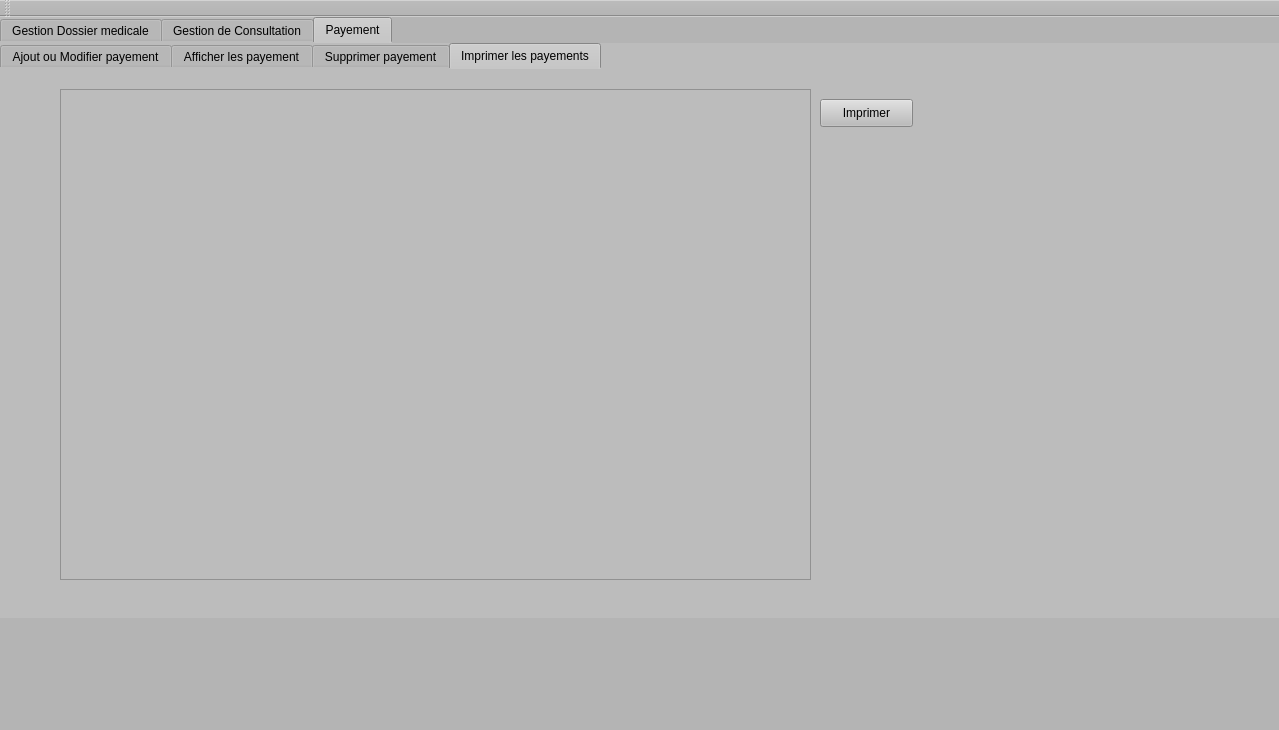
<?xml version="1.0" encoding="UTF-8"?>
<ui version="4.0">
 <class>MainWindow</class>
 <widget class="QMainWindow" name="MainWindow">
  <property name="geometry">
   <rect>
    <x>0</x>
    <y>0</y>
    <width>1279</width>
    <height>730</height>
   </rect>
  </property>
  <property name="windowTitle">
   <string>Dossier medicale</string>
  </property>
  <property name="styleSheet">
   <string notr="true">background-color: rgb(180, 180, 180);</string>
  </property>
  <widget class="QWidget" name="centralWidget">
   <widget class="QTabWidget" name="tabWidget_2">
    <property name="geometry">
     <rect>
      <x>0</x>
      <y>0</y>
      <width>1281</width>
      <height>601</height>
     </rect>
    </property>
    <property name="styleSheet">
     <string notr="true">background-color: rgb(170, 255, 255);
background-color: rgb(188, 188, 188);
border-bottom-color: rgb(11, 11, 11);
font: 9pt &quot;PT Bold Stars&quot;;</string>
    </property>
    <property name="currentIndex">
     <number>2</number>
    </property>
    <widget class="QWidget" name="tab_6">
     <attribute name="title">
      <string>Gestion Dossier medicale</string>
     </attribute>
     <widget class="QTabWidget" name="tabWidget">
      <property name="geometry">
       <rect>
        <x>0</x>
        <y>0</y>
        <width>1211</width>
        <height>661</height>
       </rect>
      </property>
      <property name="styleSheet">
       <string notr="true">background-color: rgb(170, 255, 255);
background-color: rgb(208, 208, 208);
background-color: rgb(167, 167, 167);</string>
      </property>
      <property name="currentIndex">
       <number>4</number>
      </property>
      <widget class="QWidget" name="tab">
       <attribute name="title">
        <string>Ajouter un Dossier Medicale</string>
       </attribute>
       <widget class="QGroupBox" name="groupBox_2">
        <property name="geometry">
         <rect>
          <x>80</x>
          <y>10</y>
          <width>921</width>
          <height>471</height>
         </rect>
        </property>
        <property name="title">
         <string>Ajout</string>
        </property>
        <widget class="QPushButton" name="anuuler_ajout">
         <property name="geometry">
          <rect>
           <x>350</x>
           <y>420</y>
           <width>93</width>
           <height>28</height>
          </rect>
         </property>
         <property name="text">
          <string>Annuler</string>
         </property>
        </widget>
        <widget class="QPushButton" name="pb_ajouter">
         <property name="geometry">
          <rect>
           <x>110</x>
           <y>420</y>
           <width>93</width>
           <height>28</height>
          </rect>
         </property>
         <property name="text">
          <string>Ajouter</string>
         </property>
        </widget>
        <widget class="QLabel" name="label_3">
         <property name="geometry">
          <rect>
           <x>20</x>
           <y>290</y>
           <width>81</width>
           <height>16</height>
          </rect>
         </property>
         <property name="text">
          <string>ID Patient</string>
         </property>
        </widget>
        <widget class="QDateEdit" name="le_date_ajout">
         <property name="geometry">
          <rect>
           <x>150</x>
           <y>190</y>
           <width>121</width>
           <height>22</height>
          </rect>
         </property>
        </widget>
        <widget class="QLabel" name="label_2">
         <property name="geometry">
          <rect>
           <x>10</x>
           <y>190</y>
           <width>111</width>
           <height>16</height>
          </rect>
         </property>
         <property name="text">
          <string>Date de creation</string>
         </property>
        </widget>
        <widget class="QLabel" name="label">
         <property name="geometry">
          <rect>
           <x>20</x>
           <y>80</y>
           <width>101</width>
           <height>16</height>
          </rect>
         </property>
         <property name="text">
          <string>Num dossier</string>
         </property>
        </widget>
        <widget class="QLineEdit" name="le_num">
         <property name="geometry">
          <rect>
           <x>140</x>
           <y>80</y>
           <width>151</width>
           <height>22</height>
          </rect>
         </property>
        </widget>
        <widget class="QComboBox" name="comboBox1">
         <property name="geometry">
          <rect>
           <x>130</x>
           <y>290</y>
           <width>131</width>
           <height>22</height>
          </rect>
         </property>
        </widget>
        <widget class="QPushButton" name="refrech_aj">
         <property name="geometry">
          <rect>
           <x>270</x>
           <y>290</y>
           <width>20</width>
           <height>20</height>
          </rect>
         </property>
         <property name="text">
          <string/>
         </property>
        </widget>
       </widget>
      </widget>
      <widget class="QWidget" name="tab_2">
       <attribute name="title">
        <string>Afficher les Dossier Medicales</string>
       </attribute>
       <widget class="QTableView" name="tabdossier">
        <property name="geometry">
         <rect>
          <x>10</x>
          <y>130</y>
          <width>881</width>
          <height>381</height>
         </rect>
        </property>
       </widget>
       <widget class="QLineEdit" name="lineEdit">
        <property name="geometry">
         <rect>
          <x>130</x>
          <y>50</y>
          <width>131</width>
          <height>22</height>
         </rect>
        </property>
       </widget>
       <widget class="QLabel" name="label_8">
        <property name="geometry">
         <rect>
          <x>10</x>
          <y>50</y>
          <width>101</width>
          <height>20</height>
         </rect>
        </property>
        <property name="text">
         <string>ID_Patient</string>
        </property>
       </widget>
       <widget class="QPushButton" name="rech_doc">
        <property name="geometry">
         <rect>
          <x>450</x>
          <y>20</y>
          <width>131</width>
          <height>28</height>
         </rect>
        </property>
        <property name="text">
         <string>RECHERCHE</string>
        </property>
       </widget>
       <widget class="QPushButton" name="trie_doc">
        <property name="geometry">
         <rect>
          <x>450</x>
          <y>70</y>
          <width>131</width>
          <height>28</height>
         </rect>
        </property>
        <property name="text">
         <string>TRIEE PAR NUM</string>
        </property>
       </widget>
      </widget>
      <widget class="QWidget" name="tab_3">
       <attribute name="title">
        <string>Supprimer un Dossier Medicale</string>
       </attribute>
       <widget class="QGroupBox" name="groupBox">
        <property name="geometry">
         <rect>
          <x>200</x>
          <y>70</y>
          <width>551</width>
          <height>251</height>
         </rect>
        </property>
        <property name="title">
         <string>Suppression</string>
        </property>
        <widget class="QLabel" name="label_4">
         <property name="geometry">
          <rect>
           <x>200</x>
           <y>60</y>
           <width>131</width>
           <height>16</height>
          </rect>
         </property>
         <property name="text">
          <string>Numero de dossier </string>
         </property>
        </widget>
        <widget class="QPushButton" name="pushButton_2">
         <property name="geometry">
          <rect>
           <x>220</x>
           <y>180</y>
           <width>93</width>
           <height>28</height>
          </rect>
         </property>
         <property name="text">
          <string>Supprimer</string>
         </property>
        </widget>
        <widget class="QComboBox" name="com">
         <property name="geometry">
          <rect>
           <x>200</x>
           <y>120</y>
           <width>121</width>
           <height>22</height>
          </rect>
         </property>
        </widget>
        <widget class="QPushButton" name="pushButton">
         <property name="geometry">
          <rect>
           <x>330</x>
           <y>120</y>
           <width>21</width>
           <height>21</height>
          </rect>
         </property>
         <property name="text">
          <string/>
         </property>
        </widget>
       </widget>
      </widget>
      <widget class="QWidget" name="tab_4">
       <attribute name="title">
        <string>Modifier un Dossier medicale</string>
       </attribute>
       <widget class="QGroupBox" name="groupBox_3">
        <property name="geometry">
         <rect>
          <x>100</x>
          <y>40</y>
          <width>801</width>
          <height>471</height>
         </rect>
        </property>
        <property name="title">
         <string>Modification</string>
        </property>
        <widget class="QPushButton" name="annuler_modif">
         <property name="geometry">
          <rect>
           <x>380</x>
           <y>400</y>
           <width>93</width>
           <height>28</height>
          </rect>
         </property>
         <property name="text">
          <string>Annuler</string>
         </property>
        </widget>
        <widget class="QPushButton" name="pushButton_3">
         <property name="geometry">
          <rect>
           <x>170</x>
           <y>400</y>
           <width>93</width>
           <height>28</height>
          </rect>
         </property>
         <property name="text">
          <string>Modifier</string>
         </property>
        </widget>
        <widget class="QLabel" name="label_7">
         <property name="geometry">
          <rect>
           <x>10</x>
           <y>280</y>
           <width>81</width>
           <height>16</height>
          </rect>
         </property>
         <property name="text">
          <string>ID Patient</string>
         </property>
        </widget>
        <widget class="QLabel" name="label_6">
         <property name="geometry">
          <rect>
           <x>0</x>
           <y>180</y>
           <width>111</width>
           <height>16</height>
          </rect>
         </property>
         <property name="text">
          <string>date de creation</string>
         </property>
        </widget>
        <widget class="QDateEdit" name="le_date_modif">
         <property name="geometry">
          <rect>
           <x>130</x>
           <y>180</y>
           <width>110</width>
           <height>22</height>
          </rect>
         </property>
        </widget>
        <widget class="QLineEdit" name="le_num_modif">
         <property name="geometry">
          <rect>
           <x>130</x>
           <y>70</y>
           <width>113</width>
           <height>22</height>
          </rect>
         </property>
        </widget>
        <widget class="QLabel" name="label_5">
         <property name="geometry">
          <rect>
           <x>10</x>
           <y>70</y>
           <width>111</width>
           <height>16</height>
          </rect>
         </property>
         <property name="text">
          <string>Num dossier</string>
         </property>
        </widget>
        <widget class="QComboBox" name="comboBox3">
         <property name="geometry">
          <rect>
           <x>110</x>
           <y>280</y>
           <width>91</width>
           <height>22</height>
          </rect>
         </property>
        </widget>
        <widget class="QPushButton" name="refrech_mod">
         <property name="geometry">
          <rect>
           <x>210</x>
           <y>280</y>
           <width>21</width>
           <height>20</height>
          </rect>
         </property>
         <property name="text">
          <string/>
         </property>
        </widget>
       </widget>
      </widget>
      <widget class="QWidget" name="tab_5">
       <attribute name="title">
        <string>Imprimer dossier medicale</string>
       </attribute>
       <widget class="QPushButton" name="Impdos">
        <property name="geometry">
         <rect>
          <x>920</x>
          <y>50</y>
          <width>121</width>
          <height>28</height>
         </rect>
        </property>
        <property name="text">
         <string>Imprimer</string>
        </property>
       </widget>
       <widget class="QTextEdit" name="imprimer">
        <property name="geometry">
         <rect>
          <x>130</x>
          <y>50</y>
          <width>781</width>
          <height>451</height>
         </rect>
        </property>
       </widget>
      </widget>
     </widget>
    </widget>
    <widget class="QWidget" name="tab_7">
     <attribute name="title">
      <string>Gestion de Consultation</string>
     </attribute>
     <widget class="QTabWidget" name="tabWidget_3">
      <property name="geometry">
       <rect>
        <x>0</x>
        <y>0</y>
        <width>1211</width>
        <height>661</height>
       </rect>
      </property>
      <property name="styleSheet">
       <string notr="true">background-color: rgb(170, 255, 255);
background-color: rgb(191, 191, 191);
</string>
      </property>
      <property name="currentIndex">
       <number>3</number>
      </property>
      <widget class="QWidget" name="tab_8">
       <attribute name="title">
        <string>Ajouter ou Modifier consultation</string>
       </attribute>
       <widget class="QGroupBox" name="groupBox_4">
        <property name="geometry">
         <rect>
          <x>10</x>
          <y>20</y>
          <width>571</width>
          <height>80</height>
         </rect>
        </property>
        <property name="title">
         <string>Détail Dossier</string>
        </property>
        <widget class="QLabel" name="label_9">
         <property name="geometry">
          <rect>
           <x>10</x>
           <y>40</y>
           <width>56</width>
           <height>16</height>
          </rect>
         </property>
         <property name="text">
          <string/>
         </property>
        </widget>
        <widget class="QLabel" name="label_10">
         <property name="geometry">
          <rect>
           <x>10</x>
           <y>40</y>
           <width>91</width>
           <height>16</height>
          </rect>
         </property>
         <property name="text">
          <string>Num Dossier</string>
         </property>
        </widget>
        <widget class="QLabel" name="label_11">
         <property name="geometry">
          <rect>
           <x>270</x>
           <y>40</y>
           <width>101</width>
           <height>16</height>
          </rect>
         </property>
         <property name="text">
          <string>N°intervention</string>
         </property>
        </widget>
        <widget class="QLineEdit" name="nintervaj">
         <property name="geometry">
          <rect>
           <x>370</x>
           <y>40</y>
           <width>113</width>
           <height>22</height>
          </rect>
         </property>
        </widget>
        <widget class="QPushButton" name="pushButton_4">
         <property name="geometry">
          <rect>
           <x>220</x>
           <y>40</y>
           <width>20</width>
           <height>21</height>
          </rect>
         </property>
         <property name="text">
          <string/>
         </property>
        </widget>
        <widget class="QComboBox" name="combondc">
         <property name="geometry">
          <rect>
           <x>110</x>
           <y>40</y>
           <width>101</width>
           <height>22</height>
          </rect>
         </property>
        </widget>
       </widget>
       <widget class="QGroupBox" name="groupBox_7">
        <property name="geometry">
         <rect>
          <x>10</x>
          <y>110</y>
          <width>571</width>
          <height>91</height>
         </rect>
        </property>
        <property name="title">
         <string>Proprieté</string>
        </property>
        <widget class="QLabel" name="label_17">
         <property name="geometry">
          <rect>
           <x>0</x>
           <y>40</y>
           <width>91</width>
           <height>16</height>
          </rect>
         </property>
         <property name="text">
          <string>Date intervention</string>
         </property>
        </widget>
        <widget class="QLabel" name="label_18">
         <property name="geometry">
          <rect>
           <x>210</x>
           <y>40</y>
           <width>81</width>
           <height>20</height>
          </rect>
         </property>
         <property name="text">
          <string>Problemme</string>
         </property>
        </widget>
        <widget class="QDateEdit" name="dinteraj">
         <property name="geometry">
          <rect>
           <x>100</x>
           <y>40</y>
           <width>110</width>
           <height>22</height>
          </rect>
         </property>
        </widget>
        <widget class="QLineEdit" name="probaj">
         <property name="geometry">
          <rect>
           <x>290</x>
           <y>40</y>
           <width>271</width>
           <height>22</height>
          </rect>
         </property>
        </widget>
       </widget>
       <widget class="QGroupBox" name="groupBox_8">
        <property name="geometry">
         <rect>
          <x>10</x>
          <y>210</y>
          <width>571</width>
          <height>141</height>
         </rect>
        </property>
        <property name="title">
         <string>Suivi</string>
        </property>
        <widget class="QLabel" name="label_19">
         <property name="geometry">
          <rect>
           <x>10</x>
           <y>40</y>
           <width>56</width>
           <height>16</height>
          </rect>
         </property>
         <property name="text">
          <string>Tension</string>
         </property>
        </widget>
        <widget class="QLabel" name="label_20">
         <property name="geometry">
          <rect>
           <x>10</x>
           <y>100</y>
           <width>71</width>
           <height>16</height>
          </rect>
         </property>
         <property name="text">
          <string>Glycémie</string>
         </property>
        </widget>
        <widget class="QLabel" name="label_21">
         <property name="geometry">
          <rect>
           <x>280</x>
           <y>40</y>
           <width>56</width>
           <height>16</height>
          </rect>
         </property>
         <property name="text">
          <string>Poids</string>
         </property>
        </widget>
        <widget class="QLabel" name="label_22">
         <property name="geometry">
          <rect>
           <x>280</x>
           <y>100</y>
           <width>56</width>
           <height>16</height>
          </rect>
         </property>
         <property name="text">
          <string>Taille</string>
         </property>
        </widget>
        <widget class="QLineEdit" name="tnaj">
         <property name="geometry">
          <rect>
           <x>100</x>
           <y>40</y>
           <width>51</width>
           <height>22</height>
          </rect>
         </property>
        </widget>
        <widget class="QLineEdit" name="glaj">
         <property name="geometry">
          <rect>
           <x>90</x>
           <y>100</y>
           <width>51</width>
           <height>22</height>
          </rect>
         </property>
        </widget>
        <widget class="QLineEdit" name="pdaj">
         <property name="geometry">
          <rect>
           <x>360</x>
           <y>40</y>
           <width>51</width>
           <height>22</height>
          </rect>
         </property>
        </widget>
        <widget class="QLineEdit" name="tlaj">
         <property name="geometry">
          <rect>
           <x>360</x>
           <y>100</y>
           <width>51</width>
           <height>22</height>
          </rect>
         </property>
        </widget>
       </widget>
       <widget class="QGroupBox" name="groupBox_9">
        <property name="geometry">
         <rect>
          <x>590</x>
          <y>20</y>
          <width>471</width>
          <height>171</height>
         </rect>
        </property>
        <property name="title">
         <string>Ordonnance</string>
        </property>
        <widget class="QLineEdit" name="ordaj">
         <property name="geometry">
          <rect>
           <x>2</x>
           <y>40</y>
           <width>461</width>
           <height>121</height>
          </rect>
         </property>
        </widget>
       </widget>
       <widget class="QPushButton" name="ajouterconsu">
        <property name="geometry">
         <rect>
          <x>140</x>
          <y>390</y>
          <width>93</width>
          <height>28</height>
         </rect>
        </property>
        <property name="text">
         <string>Ajouter</string>
        </property>
       </widget>
       <widget class="QPushButton" name="Quitterc">
        <property name="geometry">
         <rect>
          <x>540</x>
          <y>390</y>
          <width>93</width>
          <height>28</height>
         </rect>
        </property>
        <property name="text">
         <string>Quitter</string>
        </property>
       </widget>
       <widget class="QPushButton" name="modif">
        <property name="geometry">
         <rect>
          <x>320</x>
          <y>390</y>
          <width>93</width>
          <height>28</height>
         </rect>
        </property>
        <property name="text">
         <string>Modifier</string>
        </property>
       </widget>
      </widget>
      <widget class="QWidget" name="tab_9">
       <attribute name="title">
        <string>Afficher les Consultations</string>
       </attribute>
       <widget class="QTableView" name="tabconsu">
        <property name="geometry">
         <rect>
          <x>20</x>
          <y>130</y>
          <width>981</width>
          <height>381</height>
         </rect>
        </property>
       </widget>
       <widget class="QLineEdit" name="intervcherch">
        <property name="geometry">
         <rect>
          <x>150</x>
          <y>50</y>
          <width>131</width>
          <height>22</height>
         </rect>
        </property>
       </widget>
       <widget class="QLabel" name="label_12">
        <property name="geometry">
         <rect>
          <x>10</x>
          <y>50</y>
          <width>121</width>
          <height>20</height>
         </rect>
        </property>
        <property name="text">
         <string>N°intervention</string>
        </property>
       </widget>
       <widget class="QPushButton" name="rechc">
        <property name="geometry">
         <rect>
          <x>450</x>
          <y>20</y>
          <width>131</width>
          <height>28</height>
         </rect>
        </property>
        <property name="text">
         <string>RECHERCHE</string>
        </property>
       </widget>
       <widget class="QPushButton" name="triec">
        <property name="geometry">
         <rect>
          <x>450</x>
          <y>70</y>
          <width>131</width>
          <height>28</height>
         </rect>
        </property>
        <property name="text">
         <string>TRIEE PAR NUM</string>
        </property>
       </widget>
      </widget>
      <widget class="QWidget" name="tab_10">
       <attribute name="title">
        <string>Supprimer  les Consultations</string>
       </attribute>
       <widget class="QGroupBox" name="groupBox_5">
        <property name="geometry">
         <rect>
          <x>200</x>
          <y>100</y>
          <width>591</width>
          <height>261</height>
         </rect>
        </property>
        <property name="title">
         <string>Suppression</string>
        </property>
        <widget class="QLabel" name="label_13">
         <property name="geometry">
          <rect>
           <x>190</x>
           <y>50</y>
           <width>161</width>
           <height>16</height>
          </rect>
         </property>
         <property name="text">
          <string>Numero d intervention</string>
         </property>
        </widget>
        <widget class="QPushButton" name="supc">
         <property name="geometry">
          <rect>
           <x>220</x>
           <y>180</y>
           <width>93</width>
           <height>28</height>
          </rect>
         </property>
         <property name="text">
          <string>Supprimer</string>
         </property>
        </widget>
        <widget class="QComboBox" name="combnic">
         <property name="geometry">
          <rect>
           <x>190</x>
           <y>110</y>
           <width>131</width>
           <height>22</height>
          </rect>
         </property>
        </widget>
        <widget class="QPushButton" name="pushButton_5">
         <property name="geometry">
          <rect>
           <x>330</x>
           <y>110</y>
           <width>20</width>
           <height>20</height>
          </rect>
         </property>
         <property name="text">
          <string/>
         </property>
        </widget>
       </widget>
      </widget>
      <widget class="QWidget" name="tab_12">
       <attribute name="title">
        <string>Imprimer  les Consultations</string>
       </attribute>
       <widget class="QTextEdit" name="impc">
        <property name="geometry">
         <rect>
          <x>60</x>
          <y>20</y>
          <width>921</width>
          <height>491</height>
         </rect>
        </property>
       </widget>
       <widget class="QPushButton" name="Impdos_2">
        <property name="geometry">
         <rect>
          <x>1000</x>
          <y>50</y>
          <width>121</width>
          <height>28</height>
         </rect>
        </property>
        <property name="text">
         <string>Imprimer</string>
        </property>
       </widget>
      </widget>
     </widget>
    </widget>
    <widget class="QWidget" name="tab_11">
     <attribute name="title">
      <string>Payement</string>
     </attribute>
     <widget class="QTabWidget" name="tabWidget_4">
      <property name="geometry">
       <rect>
        <x>0</x>
        <y>0</y>
        <width>1111</width>
        <height>551</height>
       </rect>
      </property>
      <property name="currentIndex">
       <number>3</number>
      </property>
      <widget class="QWidget" name="tab_13">
       <attribute name="title">
        <string>Ajout ou Modifier payement</string>
       </attribute>
       <widget class="QGroupBox" name="groupBox_6">
        <property name="geometry">
         <rect>
          <x>70</x>
          <y>40</y>
          <width>881</width>
          <height>401</height>
         </rect>
        </property>
        <property name="title">
         <string>Ajout</string>
        </property>
        <widget class="QLabel" name="label_14">
         <property name="geometry">
          <rect>
           <x>30</x>
           <y>70</y>
           <width>151</width>
           <height>16</height>
          </rect>
         </property>
         <property name="text">
          <string>Numero intervention</string>
         </property>
        </widget>
        <widget class="QLabel" name="label_15">
         <property name="geometry">
          <rect>
           <x>30</x>
           <y>140</y>
           <width>56</width>
           <height>16</height>
          </rect>
         </property>
         <property name="text">
          <string>Montant</string>
         </property>
        </widget>
        <widget class="QLabel" name="label_16">
         <property name="geometry">
          <rect>
           <x>30</x>
           <y>220</y>
           <width>131</width>
           <height>16</height>
          </rect>
         </property>
         <property name="text">
          <string>Mode de payement</string>
         </property>
        </widget>
        <widget class="QLabel" name="label_23">
         <property name="geometry">
          <rect>
           <x>30</x>
           <y>300</y>
           <width>121</width>
           <height>16</height>
          </rect>
         </property>
         <property name="text">
          <string>date de loperation</string>
         </property>
        </widget>
        <widget class="QLineEdit" name="montant">
         <property name="geometry">
          <rect>
           <x>110</x>
           <y>140</y>
           <width>113</width>
           <height>22</height>
          </rect>
         </property>
        </widget>
        <widget class="QLineEdit" name="mode">
         <property name="geometry">
          <rect>
           <x>180</x>
           <y>220</y>
           <width>113</width>
           <height>22</height>
          </rect>
         </property>
        </widget>
        <widget class="QDateEdit" name="dateop">
         <property name="geometry">
          <rect>
           <x>180</x>
           <y>300</y>
           <width>110</width>
           <height>22</height>
          </rect>
         </property>
        </widget>
        <widget class="QComboBox" name="com_2">
         <property name="geometry">
          <rect>
           <x>190</x>
           <y>70</y>
           <width>111</width>
           <height>22</height>
          </rect>
         </property>
        </widget>
        <widget class="QPushButton" name="refrech_numinterpa">
         <property name="geometry">
          <rect>
           <x>310</x>
           <y>70</y>
           <width>20</width>
           <height>20</height>
          </rect>
         </property>
         <property name="text">
          <string/>
         </property>
        </widget>
        <widget class="QPushButton" name="pushButton_7">
         <property name="geometry">
          <rect>
           <x>150</x>
           <y>350</y>
           <width>93</width>
           <height>28</height>
          </rect>
         </property>
         <property name="text">
          <string>Ajout</string>
         </property>
        </widget>
        <widget class="QPushButton" name="modifier_p">
         <property name="geometry">
          <rect>
           <x>350</x>
           <y>350</y>
           <width>93</width>
           <height>28</height>
          </rect>
         </property>
         <property name="text">
          <string>Modifier</string>
         </property>
        </widget>
        <widget class="QPushButton" name="quitter_p">
         <property name="geometry">
          <rect>
           <x>550</x>
           <y>350</y>
           <width>93</width>
           <height>28</height>
          </rect>
         </property>
         <property name="text">
          <string>Quitter</string>
         </property>
        </widget>
       </widget>
      </widget>
      <widget class="QWidget" name="tab_14">
       <attribute name="title">
        <string>Afficher les payement</string>
       </attribute>
       <widget class="QTableView" name="tabpayement">
        <property name="geometry">
         <rect>
          <x>20</x>
          <y>100</y>
          <width>531</width>
          <height>401</height>
         </rect>
        </property>
       </widget>
       <widget class="QLabel" name="label_24">
        <property name="geometry">
         <rect>
          <x>30</x>
          <y>20</y>
          <width>261</width>
          <height>16</height>
         </rect>
        </property>
        <property name="text">
         <string>recherche par numero d intervention</string>
        </property>
       </widget>
       <widget class="QLineEdit" name="rech_n_p">
        <property name="geometry">
         <rect>
          <x>320</x>
          <y>20</y>
          <width>113</width>
          <height>22</height>
         </rect>
        </property>
       </widget>
       <widget class="QPushButton" name="pushButton_6">
        <property name="geometry">
         <rect>
          <x>480</x>
          <y>10</y>
          <width>93</width>
          <height>28</height>
         </rect>
        </property>
        <property name="text">
         <string>Rechercher</string>
        </property>
       </widget>
       <widget class="QPushButton" name="pushButton_8">
        <property name="geometry">
         <rect>
          <x>560</x>
          <y>100</y>
          <width>93</width>
          <height>28</height>
         </rect>
        </property>
        <property name="text">
         <string>Triee desc</string>
        </property>
       </widget>
       <widget class="QPushButton" name="pushButton_9">
        <property name="geometry">
         <rect>
          <x>560</x>
          <y>160</y>
          <width>93</width>
          <height>28</height>
         </rect>
        </property>
        <property name="text">
         <string>Triee asc</string>
        </property>
       </widget>
      </widget>
      <widget class="QWidget" name="tab_15">
       <attribute name="title">
        <string>Supprimer payement</string>
       </attribute>
       <widget class="QGroupBox" name="groupBox_10">
        <property name="geometry">
         <rect>
          <x>140</x>
          <y>50</y>
          <width>781</width>
          <height>291</height>
         </rect>
        </property>
        <property name="title">
         <string>Supprision</string>
        </property>
        <widget class="QComboBox" name="combosuppp">
         <property name="geometry">
          <rect>
           <x>270</x>
           <y>140</y>
           <width>131</width>
           <height>22</height>
          </rect>
         </property>
        </widget>
        <widget class="QPushButton" name="refreh_sup">
         <property name="geometry">
          <rect>
           <x>410</x>
           <y>140</y>
           <width>20</width>
           <height>20</height>
          </rect>
         </property>
         <property name="text">
          <string/>
         </property>
        </widget>
        <widget class="QPushButton" name="supprimer_payement">
         <property name="geometry">
          <rect>
           <x>290</x>
           <y>220</y>
           <width>93</width>
           <height>28</height>
          </rect>
         </property>
         <property name="text">
          <string>Supprimer</string>
         </property>
        </widget>
        <widget class="QLabel" name="label_25">
         <property name="geometry">
          <rect>
           <x>260</x>
           <y>70</y>
           <width>161</width>
           <height>16</height>
          </rect>
         </property>
         <property name="text">
          <string>Numero d intervention</string>
         </property>
        </widget>
       </widget>
      </widget>
      <widget class="QWidget" name="tab_16">
       <attribute name="title">
        <string>Imprimer les payements</string>
       </attribute>
       <widget class="QTextEdit" name="improumer">
        <property name="geometry">
         <rect>
          <x>60</x>
          <y>20</y>
          <width>751</width>
          <height>491</height>
         </rect>
        </property>
       </widget>
       <widget class="QPushButton" name="pushButton_10">
        <property name="geometry">
         <rect>
          <x>820</x>
          <y>30</y>
          <width>93</width>
          <height>28</height>
         </rect>
        </property>
        <property name="text">
         <string>Imprimer</string>
        </property>
       </widget>
      </widget>
     </widget>
    </widget>
   </widget>
  </widget>
  <widget class="QMenuBar" name="menuBar">
   <property name="geometry">
    <rect>
     <x>0</x>
     <y>0</y>
     <width>1279</width>
     <height>26</height>
    </rect>
   </property>
  </widget>
  <widget class="QToolBar" name="mainToolBar">
   <attribute name="toolBarArea">
    <enum>TopToolBarArea</enum>
   </attribute>
   <attribute name="toolBarBreak">
    <bool>false</bool>
   </attribute>
  </widget>
  <widget class="QStatusBar" name="statusBar"/>
 </widget>
 <layoutdefault spacing="6" margin="11"/>
 <resources/>
 <connections/>
</ui>
